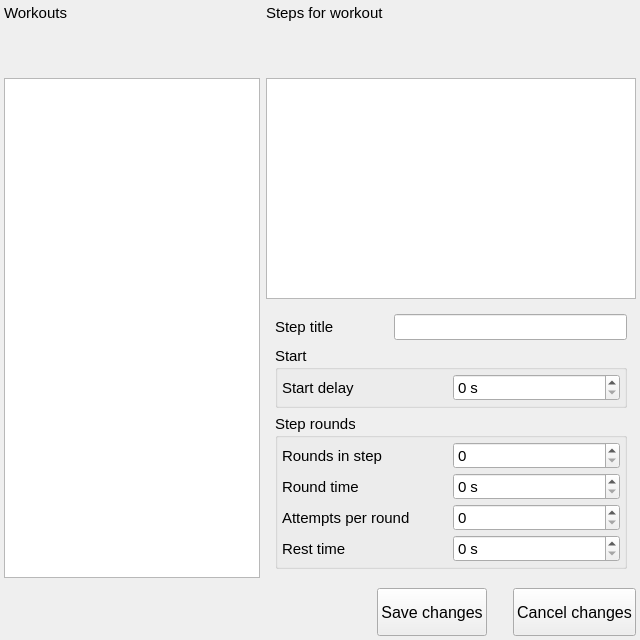
<?xml version="1.0" encoding="UTF-8"?>
<ui version="4.0">
 <class>WorkoutEditor</class>
 <widget class="QDialog" name="WorkoutEditor">
  <property name="geometry">
   <rect>
    <x>0</x>
    <y>0</y>
    <width>640</width>
    <height>640</height>
   </rect>
  </property>
  <property name="minimumSize">
   <size>
    <width>600</width>
    <height>600</height>
   </size>
  </property>
  <property name="font">
   <font>
    <pointsize>11</pointsize>
   </font>
  </property>
  <property name="windowTitle">
   <string>Workout editor</string>
  </property>
  <layout class="QVBoxLayout" name="verticalLayout_3">
   <property name="leftMargin">
    <number>2</number>
   </property>
   <property name="topMargin">
    <number>2</number>
   </property>
   <property name="rightMargin">
    <number>2</number>
   </property>
   <property name="bottomMargin">
    <number>2</number>
   </property>
   <item>
    <widget class="QWidget" name="widget_6" native="true">
     <layout class="QHBoxLayout" name="horizontalLayout">
      <property name="spacing">
       <number>2</number>
      </property>
      <property name="leftMargin">
       <number>0</number>
      </property>
      <property name="topMargin">
       <number>0</number>
      </property>
      <property name="rightMargin">
       <number>0</number>
      </property>
      <property name="bottomMargin">
       <number>0</number>
      </property>
      <item>
       <widget class="QWidget" name="widget" native="true">
        <layout class="QVBoxLayout" name="verticalLayout">
         <property name="leftMargin">
          <number>2</number>
         </property>
         <property name="topMargin">
          <number>2</number>
         </property>
         <property name="rightMargin">
          <number>2</number>
         </property>
         <property name="bottomMargin">
          <number>2</number>
         </property>
         <item>
          <widget class="QLabel" name="label">
           <property name="text">
            <string>Workouts</string>
           </property>
          </widget>
         </item>
         <item>
          <widget class="QWidget" name="widget_4" native="true">
           <property name="minimumSize">
            <size>
             <width>0</width>
             <height>44</height>
            </size>
           </property>
           <layout class="QHBoxLayout" name="horizontalLayout_4">
            <property name="leftMargin">
             <number>1</number>
            </property>
            <property name="topMargin">
             <number>1</number>
            </property>
            <property name="rightMargin">
             <number>1</number>
            </property>
            <property name="bottomMargin">
             <number>1</number>
            </property>
            <item>
             <widget class="QToolButton" name="tbAddWorkout">
              <property name="minimumSize">
               <size>
                <width>32</width>
                <height>32</height>
               </size>
              </property>
              <property name="iconSize">
               <size>
                <width>32</width>
                <height>32</height>
               </size>
              </property>
              <property name="autoRaise">
               <bool>true</bool>
              </property>
             </widget>
            </item>
            <item>
             <spacer name="horizontalSpacer_8">
              <property name="orientation">
               <enum>Qt::Horizontal</enum>
              </property>
              <property name="sizeType">
               <enum>QSizePolicy::Fixed</enum>
              </property>
              <property name="sizeHint" stdset="0">
               <size>
                <width>5</width>
                <height>0</height>
               </size>
              </property>
             </spacer>
            </item>
            <item>
             <widget class="QToolButton" name="tbDeleteWorkout">
              <property name="minimumSize">
               <size>
                <width>32</width>
                <height>32</height>
               </size>
              </property>
              <property name="iconSize">
               <size>
                <width>32</width>
                <height>32</height>
               </size>
              </property>
              <property name="autoRaise">
               <bool>true</bool>
              </property>
             </widget>
            </item>
            <item>
             <spacer name="horizontalSpacer">
              <property name="orientation">
               <enum>Qt::Horizontal</enum>
              </property>
              <property name="sizeHint" stdset="0">
               <size>
                <width>40</width>
                <height>20</height>
               </size>
              </property>
             </spacer>
            </item>
           </layout>
          </widget>
         </item>
         <item>
          <widget class="QListView" name="listWorkouts">
           <property name="editTriggers">
            <set>QAbstractItemView::NoEditTriggers</set>
           </property>
           <property name="selectionBehavior">
            <enum>QAbstractItemView::SelectRows</enum>
           </property>
          </widget>
         </item>
        </layout>
       </widget>
      </item>
      <item>
       <widget class="QWidget" name="widget_2" native="true">
        <property name="sizePolicy">
         <sizepolicy hsizetype="Expanding" vsizetype="Preferred">
          <horstretch>3</horstretch>
          <verstretch>0</verstretch>
         </sizepolicy>
        </property>
        <layout class="QVBoxLayout" name="verticalLayout_2">
         <property name="leftMargin">
          <number>2</number>
         </property>
         <property name="topMargin">
          <number>2</number>
         </property>
         <property name="rightMargin">
          <number>2</number>
         </property>
         <property name="bottomMargin">
          <number>2</number>
         </property>
         <item>
          <widget class="QLabel" name="stepsTitle">
           <property name="text">
            <string>Steps for workout</string>
           </property>
          </widget>
         </item>
         <item>
          <widget class="QWidget" name="widget_5" native="true">
           <property name="minimumSize">
            <size>
             <width>0</width>
             <height>44</height>
            </size>
           </property>
           <layout class="QHBoxLayout" name="horizontalLayout_5">
            <property name="leftMargin">
             <number>1</number>
            </property>
            <property name="topMargin">
             <number>1</number>
            </property>
            <property name="rightMargin">
             <number>1</number>
            </property>
            <property name="bottomMargin">
             <number>1</number>
            </property>
            <item>
             <widget class="QToolButton" name="tbAddStepWork">
              <property name="minimumSize">
               <size>
                <width>32</width>
                <height>32</height>
               </size>
              </property>
              <property name="iconSize">
               <size>
                <width>32</width>
                <height>32</height>
               </size>
              </property>
              <property name="autoRaise">
               <bool>true</bool>
              </property>
             </widget>
            </item>
            <item>
             <spacer name="horizontalSpacer_9">
              <property name="orientation">
               <enum>Qt::Horizontal</enum>
              </property>
              <property name="sizeType">
               <enum>QSizePolicy::Fixed</enum>
              </property>
              <property name="sizeHint" stdset="0">
               <size>
                <width>4</width>
                <height>0</height>
               </size>
              </property>
             </spacer>
            </item>
            <item>
             <widget class="QToolButton" name="tbDeleteStep">
              <property name="minimumSize">
               <size>
                <width>32</width>
                <height>32</height>
               </size>
              </property>
              <property name="iconSize">
               <size>
                <width>32</width>
                <height>32</height>
               </size>
              </property>
              <property name="autoRaise">
               <bool>true</bool>
              </property>
             </widget>
            </item>
            <item>
             <spacer name="horizontalSpacer_10">
              <property name="orientation">
               <enum>Qt::Horizontal</enum>
              </property>
              <property name="sizeType">
               <enum>QSizePolicy::Fixed</enum>
              </property>
              <property name="sizeHint" stdset="0">
               <size>
                <width>4</width>
                <height>0</height>
               </size>
              </property>
             </spacer>
            </item>
            <item>
             <widget class="QToolButton" name="tbMoveStepUp">
              <property name="minimumSize">
               <size>
                <width>32</width>
                <height>32</height>
               </size>
              </property>
              <property name="iconSize">
               <size>
                <width>32</width>
                <height>32</height>
               </size>
              </property>
              <property name="autoRaise">
               <bool>true</bool>
              </property>
             </widget>
            </item>
            <item>
             <widget class="QToolButton" name="tbMoveStepDown">
              <property name="minimumSize">
               <size>
                <width>32</width>
                <height>32</height>
               </size>
              </property>
              <property name="iconSize">
               <size>
                <width>32</width>
                <height>32</height>
               </size>
              </property>
              <property name="autoRaise">
               <bool>true</bool>
              </property>
             </widget>
            </item>
            <item>
             <spacer name="horizontalSpacer_2">
              <property name="orientation">
               <enum>Qt::Horizontal</enum>
              </property>
              <property name="sizeHint" stdset="0">
               <size>
                <width>40</width>
                <height>20</height>
               </size>
              </property>
             </spacer>
            </item>
           </layout>
          </widget>
         </item>
         <item>
          <widget class="QListWidget" name="listWorkoutSteps">
           <property name="sizePolicy">
            <sizepolicy hsizetype="Expanding" vsizetype="Expanding">
             <horstretch>0</horstretch>
             <verstretch>2</verstretch>
            </sizepolicy>
           </property>
           <property name="editTriggers">
            <set>QAbstractItemView::NoEditTriggers</set>
           </property>
           <property name="selectionBehavior">
            <enum>QAbstractItemView::SelectRows</enum>
           </property>
          </widget>
         </item>
         <item>
          <widget class="QWidget" name="widget_3" native="true">
           <property name="sizePolicy">
            <sizepolicy hsizetype="Preferred" vsizetype="Expanding">
             <horstretch>0</horstretch>
             <verstretch>1</verstretch>
            </sizepolicy>
           </property>
           <layout class="QGridLayout" name="gridLayout">
            <item row="7" column="0" colspan="3">
             <widget class="QGroupBox" name="groupBox_3">
              <property name="title">
               <string>Step rounds</string>
              </property>
              <layout class="QGridLayout" name="gridLayout_4">
               <property name="leftMargin">
                <number>4</number>
               </property>
               <property name="topMargin">
                <number>4</number>
               </property>
               <property name="rightMargin">
                <number>4</number>
               </property>
               <property name="bottomMargin">
                <number>4</number>
               </property>
               <property name="spacing">
                <number>4</number>
               </property>
               <item row="0" column="0">
                <widget class="QLabel" name="label_6">
                 <property name="text">
                  <string>Rounds in step</string>
                 </property>
                </widget>
               </item>
               <item row="0" column="1">
                <widget class="QSpinBox" name="sbRoundCount"/>
               </item>
               <item row="1" column="1">
                <widget class="QSpinBox" name="sbRoundTime">
                 <property name="suffix">
                  <string> s</string>
                 </property>
                 <property name="maximum">
                  <number>999</number>
                 </property>
                </widget>
               </item>
               <item row="3" column="1">
                <widget class="QSpinBox" name="sbRestTime">
                 <property name="suffix">
                  <string> s</string>
                 </property>
                </widget>
               </item>
               <item row="1" column="0">
                <widget class="QLabel" name="label_5">
                 <property name="text">
                  <string>Round time</string>
                 </property>
                </widget>
               </item>
               <item row="2" column="1">
                <widget class="QSpinBox" name="sbRoundAttempts">
                 <property name="maximum">
                  <number>999</number>
                 </property>
                </widget>
               </item>
               <item row="2" column="0">
                <widget class="QLabel" name="label_8">
                 <property name="text">
                  <string>Attempts per round</string>
                 </property>
                </widget>
               </item>
               <item row="3" column="0">
                <widget class="QLabel" name="label_7">
                 <property name="text">
                  <string>Rest time</string>
                 </property>
                </widget>
               </item>
              </layout>
             </widget>
            </item>
            <item row="0" column="1" colspan="2">
             <widget class="QLineEdit" name="edStepCaption"/>
            </item>
            <item row="1" column="0" colspan="3">
             <widget class="QGroupBox" name="groupBox">
              <property name="title">
               <string>Start</string>
              </property>
              <layout class="QGridLayout" name="gridLayout_2">
               <property name="leftMargin">
                <number>4</number>
               </property>
               <property name="topMargin">
                <number>4</number>
               </property>
               <property name="rightMargin">
                <number>4</number>
               </property>
               <property name="bottomMargin">
                <number>4</number>
               </property>
               <property name="spacing">
                <number>4</number>
               </property>
               <item row="0" column="1">
                <widget class="QSpinBox" name="sbStartDelay">
                 <property name="suffix">
                  <string> s</string>
                 </property>
                </widget>
               </item>
               <item row="0" column="0">
                <widget class="QLabel" name="label_4">
                 <property name="text">
                  <string>Start delay</string>
                 </property>
                </widget>
               </item>
              </layout>
             </widget>
            </item>
            <item row="0" column="0">
             <widget class="QLabel" name="label_3">
              <property name="text">
               <string>Step title</string>
              </property>
             </widget>
            </item>
           </layout>
          </widget>
         </item>
        </layout>
       </widget>
      </item>
     </layout>
    </widget>
   </item>
   <item>
    <widget class="QWidget" name="widget_7" native="true">
     <layout class="QHBoxLayout" name="horizontalLayout_2">
      <property name="leftMargin">
       <number>2</number>
      </property>
      <property name="topMargin">
       <number>2</number>
      </property>
      <property name="rightMargin">
       <number>2</number>
      </property>
      <property name="bottomMargin">
       <number>2</number>
      </property>
      <item>
       <spacer name="horizontalSpacer_4">
        <property name="orientation">
         <enum>Qt::Horizontal</enum>
        </property>
        <property name="sizeHint" stdset="0">
         <size>
          <width>40</width>
          <height>20</height>
         </size>
        </property>
       </spacer>
      </item>
      <item>
       <widget class="QPushButton" name="pbOk">
        <property name="sizePolicy">
         <sizepolicy hsizetype="Minimum" vsizetype="Minimum">
          <horstretch>0</horstretch>
          <verstretch>0</verstretch>
         </sizepolicy>
        </property>
        <property name="minimumSize">
         <size>
          <width>60</width>
          <height>48</height>
         </size>
        </property>
        <property name="font">
         <font>
          <pointsize>12</pointsize>
         </font>
        </property>
        <property name="text">
         <string>Save changes</string>
        </property>
        <property name="icon">
         <iconset resource="../../res/resource.qrc">
          <normaloff>:/icons/checkmark.svg</normaloff>:/icons/checkmark.svg</iconset>
        </property>
        <property name="iconSize">
         <size>
          <width>32</width>
          <height>32</height>
         </size>
        </property>
        <property name="autoDefault">
         <bool>false</bool>
        </property>
       </widget>
      </item>
      <item>
       <spacer name="horizontalSpacer_3">
        <property name="orientation">
         <enum>Qt::Horizontal</enum>
        </property>
        <property name="sizeType">
         <enum>QSizePolicy::Fixed</enum>
        </property>
        <property name="sizeHint" stdset="0">
         <size>
          <width>20</width>
          <height>20</height>
         </size>
        </property>
       </spacer>
      </item>
      <item>
       <widget class="QPushButton" name="pbCancel">
        <property name="sizePolicy">
         <sizepolicy hsizetype="Minimum" vsizetype="Minimum">
          <horstretch>0</horstretch>
          <verstretch>0</verstretch>
         </sizepolicy>
        </property>
        <property name="minimumSize">
         <size>
          <width>60</width>
          <height>48</height>
         </size>
        </property>
        <property name="font">
         <font>
          <pointsize>12</pointsize>
         </font>
        </property>
        <property name="text">
         <string>Cancel changes</string>
        </property>
        <property name="icon">
         <iconset resource="../../res/resource.qrc">
          <normaloff>:/icons/process-stop.svg</normaloff>:/icons/process-stop.svg</iconset>
        </property>
        <property name="iconSize">
         <size>
          <width>32</width>
          <height>32</height>
         </size>
        </property>
        <property name="autoDefault">
         <bool>false</bool>
        </property>
       </widget>
      </item>
     </layout>
    </widget>
   </item>
  </layout>
 </widget>
 <tabstops>
  <tabstop>tbAddWorkout</tabstop>
  <tabstop>tbDeleteWorkout</tabstop>
  <tabstop>tbAddStepWork</tabstop>
  <tabstop>tbDeleteStep</tabstop>
  <tabstop>tbMoveStepUp</tabstop>
  <tabstop>tbMoveStepDown</tabstop>
  <tabstop>listWorkouts</tabstop>
  <tabstop>listWorkoutSteps</tabstop>
  <tabstop>edStepCaption</tabstop>
  <tabstop>pbOk</tabstop>
  <tabstop>pbCancel</tabstop>
 </tabstops>
 <resources>
  <include location="../../res/resource.qrc"/>
 </resources>
 <connections/>
</ui>
